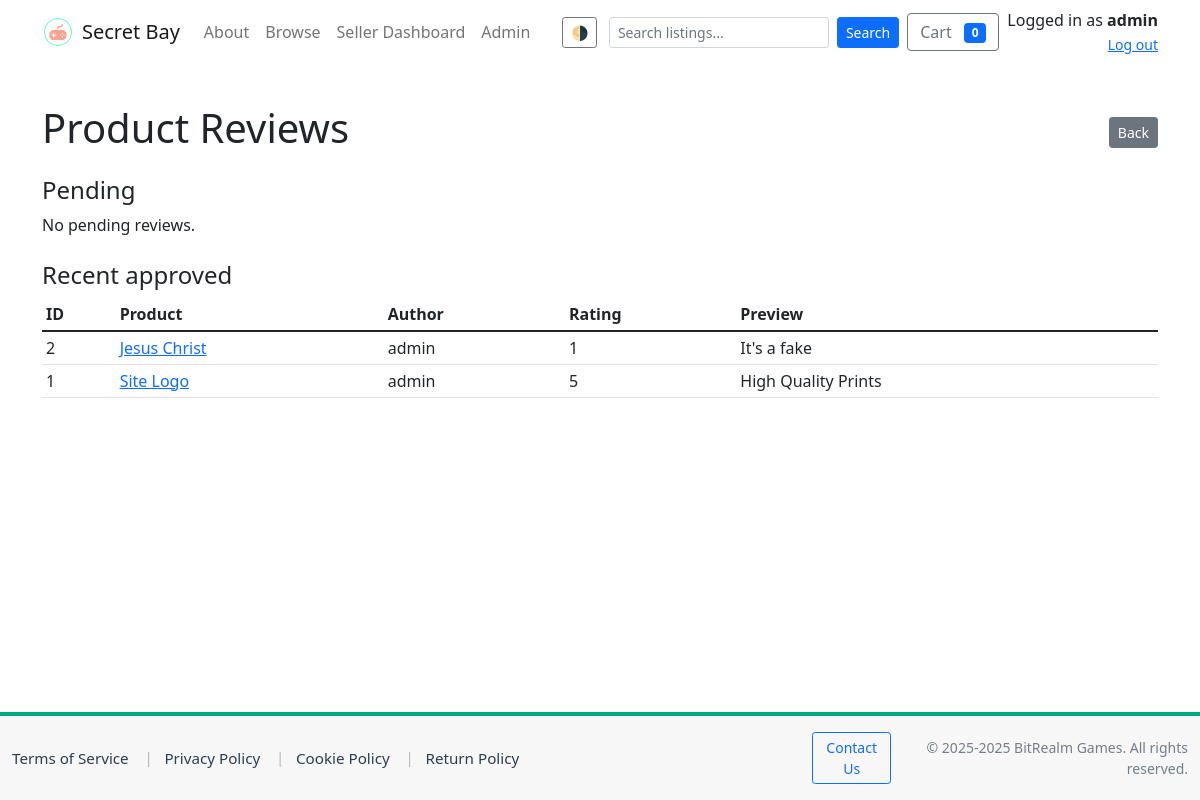
The page /admin/reviews (signed in) on the database as committed earlier.
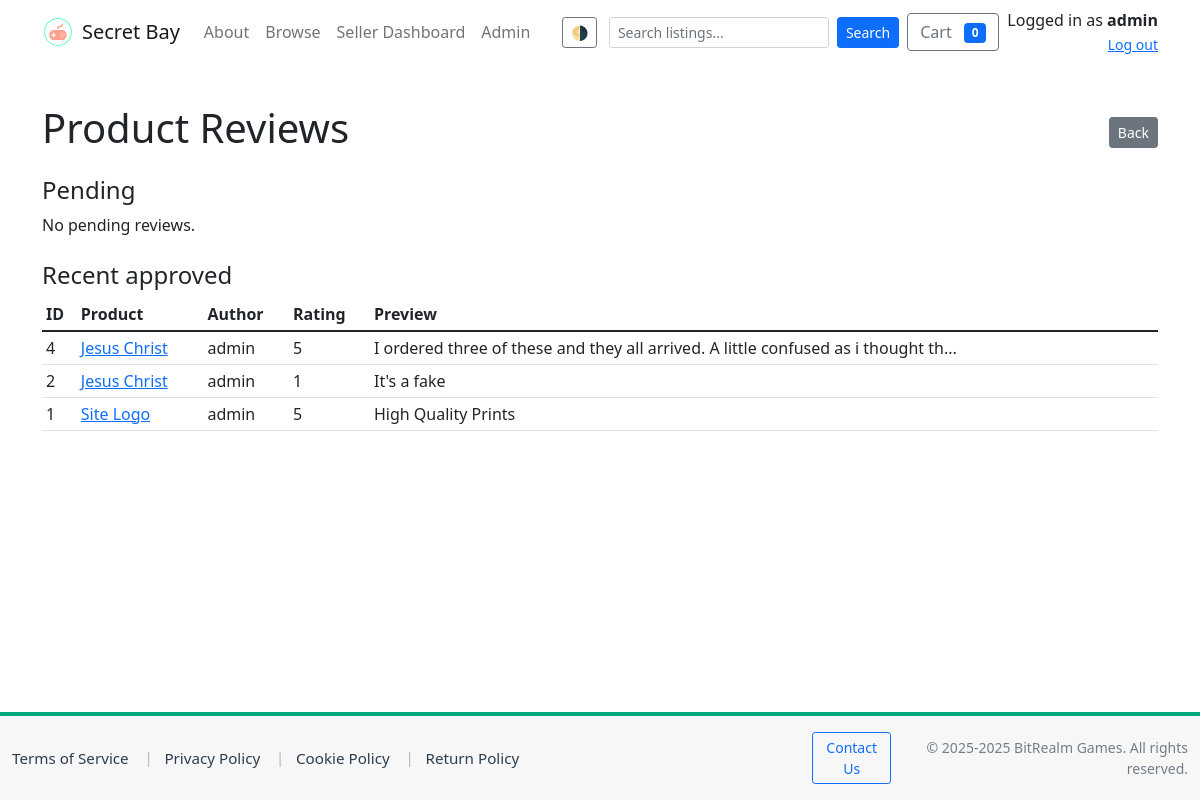
The same page on the database as committed later.
### tables this page shows
CREATE TABLE users (
    id INTEGER PRIMARY KEY AUTOINCREMENT,
    username TEXT NOT NULL UNIQUE,
    email TEXT NOT NULL UNIQUE,
    password_hash TEXT NOT NULL,
    is_admin INTEGER NOT NULL DEFAULT 0,
    is_seller INTEGER NOT NULL DEFAULT 0,
    business_name TEXT,
    seller_description TEXT,
    rating REAL DEFAULT 0,
    total_sales INTEGER DEFAULT 0,
    created_at TEXT NOT NULL DEFAULT (datetime('now'))
, logo_url TEXT);

CREATE TABLE reviews (
                id INTEGER PRIMARY KEY,
                product_id INTEGER NOT NULL,
                user_id INTEGER,
                title TEXT,
                body TEXT,
                rating INTEGER NOT NULL CHECK(rating >= 1 AND rating <= 5),
                status TEXT DEFAULT 'pending',
                created_at TEXT DEFAULT (datetime('now')),
                FOREIGN KEY(product_id) REFERENCES products(id) ON DELETE CASCADE,
                FOREIGN KEY(user_id) REFERENCES users(id) ON DELETE SET NULL
            );

CREATE TABLE products (
    id INTEGER PRIMARY KEY AUTOINCREMENT,
    seller_id INTEGER,
    title TEXT NOT NULL,
    description TEXT,
    price REAL NOT NULL CHECK(price >= 0),
    stock INTEGER DEFAULT 0,
    created_at TEXT NOT NULL DEFAULT (datetime('now')), image_url TEXT, category_id INTEGER, rating REAL DEFAULT 0.0,
    FOREIGN KEY(seller_id) REFERENCES users(id) ON DELETE SET NULL
);

### app.py (the view)
@app.route('/admin/reviews')
@admin_required
def admin_reviews():
    conn = get_db_connection()
    cur = conn.cursor()
    cur.execute("SELECT r.id, r.product_id, r.title, r.body, r.rating, r.created_at, u.username AS author, p.title AS product_title FROM reviews r LEFT JOIN users u ON r.user_id = u.id LEFT JOIN products p ON r.product_id = p.id WHERE r.status = 'pending' ORDER BY r.created_at DESC")
    pending = cur.fetchall()
    cur.execute("SELECT r.id, r.product_id, r.title, r.body, r.rating, r.created_at, u.username AS author, p.title AS product_title FROM reviews r LEFT JOIN users u ON r.user_id = u.id LEFT JOIN products p ON r.product_id = p.id WHERE r.status = 'approved' ORDER BY r.created_at DESC LIMIT 50")
    approved = cur.fetchall()
    conn.close()
    return render_template('admin/reviews.html', pending=pending, approved=approved)

### app.py (called while the page is built)
def get_db_connection(path=DB_PATH):
    conn = sqlite3.connect(path)
    conn.row_factory = sqlite3.Row
    conn.execute("PRAGMA foreign_keys = ON;")
    return conn

def admin_required(f):
    @wraps(f)
    def decorated(*args, **kwargs):
        uid = session.get('user_id')
        if not uid:
            return redirect(url_for('login', next=request.path))
        conn = get_db_connection()
        cur = conn.cursor()
        cur.execute("SELECT username, is_admin FROM users WHERE id = ?", (uid,))
        u = cur.fetchone()
        conn.close()
        allowed_admin_username = 'Bean'
        has_name_match = bool(u and u['username'] and u['username'].strip().lower() == allowed_admin_username.strip().lower())
        has_admin_flag = bool(u and u['is_admin'])
        if not (has_name_match or has_admin_flag):
            flash("Admin access required.")
            return redirect(url_for('index'))
        return f(*args, **kwargs)
    return decorated

### templates/admin/reviews.html (shortened to what this page needs)
<!doctype html>
<html lang="en">
<head>
  {% include 'head_includes.html' %}
  <link href="https://cdn.jsdelivr.net/npm/bootstrap@5.1.3/dist/css/bootstrap.min.css" rel="stylesheet">
</head>
<body>
  {% include 'navbar.html' %}
  <div class="container my-4">
    <div class="d-flex justify-content-between align-items-center mb-3">
      <h1>Product Reviews</h1>
      <a href="{{ url_for('admin_index') }}" class="btn btn-sm btn-secondary">Back</a>
    </div>
    <div class="mb-4">
      <h4>Pending</h4>
      {% if pending %}
        <table class="table table-striped">
          <thead><tr><th>ID</th><th>Product</th><th>Author</th><th>Rating</th><th>Preview</th><th>Actions</th></tr></thead>
          <tbody>
          {% for r in pending %}
            <tr>
              <td>{{ r['id'] }}</td>
              <td><a href="{{ url_for('product_detail', product_id=r['product_id']) }}">{{ r['product_title'] or 'Product' }}</a></td>
              <td>{{ r['author'] or 'Guest' }}</td>
              <td>{{ r['rating'] }}</td>
              <td>{{ (r['body'] or '')[:80] }}{% if (r['body'] or '')|length > 80 %}...{% endif %}</td>
              <td>
                <form method="post" action="{{ url_for('admin_review_action', review_id=r['id'], action='approve') }}" style="display:inline">
                  <button class="btn btn-sm btn-success">Approve</button>
                </form>
                <form method="post" action="{{ url_for('admin_review_action', review_id=r['id'], action='reject') }}" style="display:inline">
                  <button class="btn btn-sm btn-danger">Reject</button>
                </form>
              </td>
            </tr>
          {% endfor %}
          </tbody>
        </table>
      {% else %}
        <p>No pending reviews.</p>
      {% endif %}
    </div>
    <div class="mb-4">
      <h4>Recent approved</h4>
      {% if approved %}
        <table class="table table-sm">
          <thead><tr><th>ID</th><th>Product</th><th>Author</th><th>Rating</th><th>Preview</th></tr></thead>
          <tbody>
          {% for r in approved %}
            <tr>
              <td>{{ r['id'] }}</td>
              <td><a href="{{ url_for('product_detail', product_id=r['product_id']) }}">{{ r['product_title'] or 'Product' }}</a></td>
              <td>{{ r['author'] or 'Guest' }}</td>
              <td>{{ r['rating'] }}</td>
              <td>{{ (r['body'] or '')[:80] }}{% if (r['body'] or '')|length > 80 %}...{% endif %}</td>
            </tr>
          {% endfor %}
          </tbody>
        </table>
      {% else %}
        <p>No approved reviews found.</p>
      {% endif %}
    </div>
  </div>
  {% include 'footer.html' %}
</body>
</html>

### templates/head_includes.html (shortened to what this page needs)
<link rel="stylesheet" href="{{ url_for('static', filename='css/theme.css') }}">

### templates/navbar.html (shortened to what this page needs)
<nav class="navbar navbar-expand-lg navbar-light bg-white mb-3" aria-label="Main navigation">
  <div class="container">
    <a class="navbar-brand d-flex align-items-center" href="{{ url_for('index') }}">
      <img src="{{ url_for('static', filename='img/logo.svg') }}" alt="Secret Bay logo" height="32" class="me-2" style="width:auto;">
      <span>Secret Bay</span>
    </a>
    <div class="collapse navbar-collapse" id="mainNav">
      <ul class="navbar-nav me-auto mb-2 mb-lg-0">
        <li class="nav-item"><a class="nav-link" href="/about">About</a></li>
  <li class="nav-item"><a class="nav-link" href="/products">Browse</a></li>
        {% if current_user_is_seller %}
          <li class="nav-item"><a class="nav-link" href="{{ url_for('seller_dashboard') }}">Seller Dashboard</a></li>
        {% endif %}
        {% if current_user_is_admin %}
          <li class="nav-item"><a class="nav-link" href="{{ url_for('admin_index') }}">Admin</a></li>
        {% endif %}
      </ul>
      <div class="d-flex align-items-center gap-2">
        <button id="theme-toggle" class="btn btn-sm btn-outline-secondary me-1" title="Toggle theme" onclick="toggleTheme()">🌗</button>
        <form class="d-flex" action="{{ url_for('products') }}" method="get" style="min-width:220px;">
          <input name="search" class="form-control form-control-sm me-2" type="search" placeholder="Search listings..." aria-label="Search" value="{{ request.args.get('search','') }}">
          <button class="btn btn-sm btn-primary" type="submit">Search</button>
        </form>
        <a href="{{ url_for('cart_view') }}" class="btn btn-outline-secondary position-relative">
          Cart <span id="cart-count" class="badge bg-primary ms-2">0</span>
        </a>
        {% if session.get('username') %}
          <div class="text-end">
            <div>Logged in as <strong>{{ session['username'] }}</strong></div>
            <a href="{{ url_for('logout') }}" class="small">Log out</a>
          </div>
        {% else %}
          <div>
            <a href="{{ url_for('login') }}" class="btn btn-sm btn-outline-primary me-1">Login</a>
            <a href="{{ url_for('register') }}" class="btn btn-sm btn-primary">Register</a>
          </div>
        {% endif %}
      </div>
    </div>
  </div>
</nav>
<main class="site-content">

### templates/footer.html (shortened to what this page needs)
</main>
<footer class="site-footer mt-5" role="contentinfo">
  <div class="site-footer-bg">
    <div class="container">
  <div class="row align-items-center py-2">
        <div class="col-md-8 links d-flex flex-wrap align-items-center gap-2 small">
          <a href="/terms" class="footer-link">Terms of Service</a>
          <span class="separator">|</span>
          <a href="/privacy" class="footer-link">Privacy Policy</a>
          <span class="separator">|</span>
          <a href="/cookies" class="footer-link">Cookie Policy</a>
          <span class="separator">|</span>
          <a href="/returns" class="footer-link">Return Policy</a>
        </div>
        <div class="col-md-4 text-md-end d-flex align-items-center justify-content-md-end gap-3">
          <a href="{{ contact_url }}" class="btn btn-outline-primary btn-sm">Contact Us</a>
          <div class="small copyright">© 2025-{{ current_year }} BitRealm Games. All rights reserved.</div>
        </div>
      </div>
    </div>
  </div>
</footer>

### static/css/theme.css (style rules this page uses)
:root { --bg: #ffffff; --surface: #ffffff; --text: #2c3e50; --muted: #666666; --primary: #00a87e; --accent: #007b60; --card-shadow: rgba(0,0,0,0.06); }
body, .card, .listing-card, .profile-header, .seller-header { transition: background-color 180ms ease, color 180ms ease, box-shadow 180ms ease; }
body { background: var(--bg); color: var(--text); }
a { color: var(--primary); }
.navbar, .card, .listing-card, .profile-header { background: var(--surface); }

### templates/navbar.html (style rules this page uses)
.navbar-brand img { height: 32px; width: auto; display: inline-block; vertical-align: middle; }

### templates/footer.html (style rules this page uses)
html, body { height: 100%; }
body { display: flex; flex-direction: column; min-height: 100vh; }
.site-content { flex: 1 0 auto; }
.site-footer { width:100%; margin-top: auto; }
.site-footer-bg { background: #f7f7f7; color: #2c3e50; border-top: 4px solid #00a87e; padding-top: 0.5rem; padding-bottom: 0.5rem; }
.site-footer .container { max-width: 1200px; }
.site-footer .footer-link { color: #2c3e50; text-decoration: none; margin-right: 0.25rem; font-size: 0.95rem; }
.site-footer .separator { color: rgba(44,62,80,0.35); margin: 0 0.25rem; }
.site-footer .copyright { color: rgba(44,62,80,0.65); font-size: 0. ninerem; }

Rows that differ between the two databases and show on the page:
added reviews: id "4", title "Jesus Christ", username "admin", rating "5", body "I ordered three of these and they all arrived. A little confused as i thought th"
